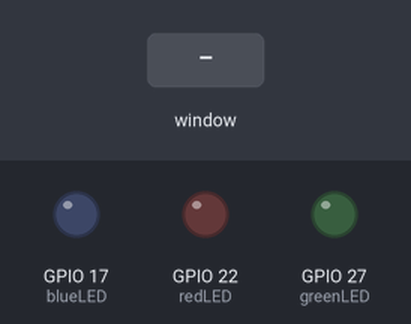
Bench run of a program on a simulated Raspberry Pi (BCM pin numbers). On the bench: output pins drawn as LEDs (lit = HIGH). Inputs (shaded band) come from the test bench. The desktop window is not drawn, its controls go by their first labels and the mouse button is held 0.15 s. At 5.8 s the program stops and its outputs stay as they are.

Above: at 1.2 s.
1.3 s: control labelled "Red LED" in the window clicked
At 2.5 s:
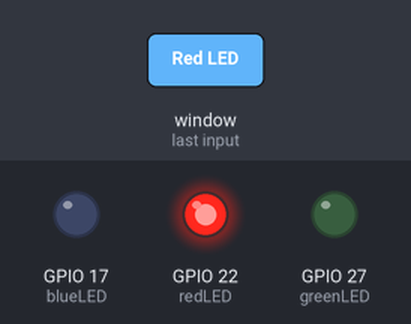
2.8 s: control labelled "Green LED" in the window clicked
At 3.8 s:
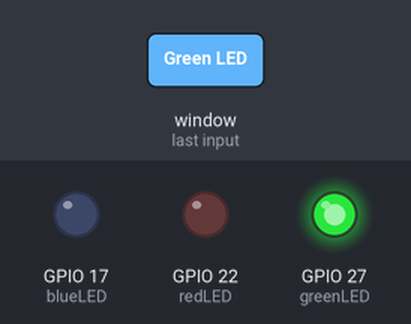
4.3 s: control labelled "Blue LED" in the window clicked
At 4.9 s:
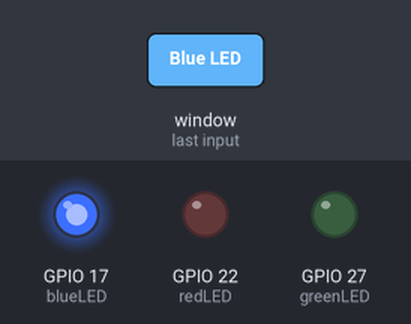
5.8 s: control labelled "Exit" in the window clicked
At 6.1 s:
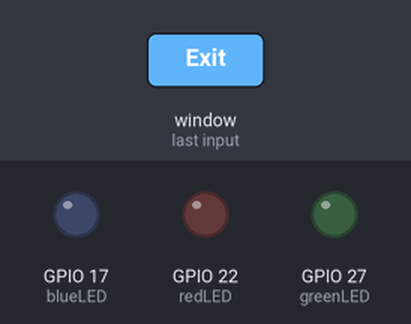
Timing chart, 0 to 7.3 s (numbered marks = the images above; inputs shaded):
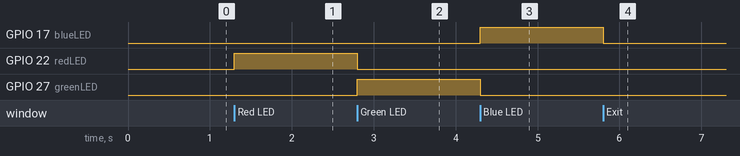

Measured:
- after the input at 1.3 s, GPIO 22 (redLED): LOW → HIGH at once
- after the input at 2.8 s, GPIO 22 (redLED): HIGH → LOW at once; GPIO 27 (greenLED): LOW → HIGH at once
- after the input at 4.3 s, GPIO 17 (blueLED): LOW → HIGH at once; GPIO 27 (greenLED): HIGH → LOW at once
- after the input at 5.8 s, GPIO 17 (blueLED): HIGH → LOW at once

The program:

gui.py
```python
from tkinter import *
import tkinter.font
from gpiozero import LED
import RPi.GPIO as GPIO
GPIO.setmode(GPIO.BCM)

## Hardware
blueLED = LED(17)
greenLED = LED(27)
redLED = LED(22)

## GUI Definitions
win = Tk()
win.title("LED Toggle System")
customFont = tkinter.font.Font(family="Helvetica", size=12, weight="bold")

## Varibles
ledCode = StringVar()


## Event Functions
def ledToggle():
    ledCodeHolder = ledCode.get()
    if(ledCodeHolder == 'R'):
        blueLED.off()
        greenLED.off()
        redLED.on()
    elif(ledCodeHolder == 'G'):
        blueLED.off()
        redLED.off()
        greenLED.on()
    elif(ledCodeHolder == 'B'):
        redLED.off()
        greenLED.off()
        blueLED.on()
    else:
        redLED.off()
        greenLED.off()
        blueLED.off()

def close():
    GPIO.cleanup()
    win.destroy()

## Widgets Area
redButton = Radiobutton(win, text="Red LED", variable=ledCode, value='R', font=customFont, command=ledToggle, bg='red', height=1, width=24)
redButton.grid(row=0, column=1)

greenButton = Radiobutton(win, text="Green LED", variable=ledCode, value='G',  font=customFont, command=ledToggle, bg='green', height=1, width=24)
greenButton.grid(row=3, column=1)

blueButton = Radiobutton(win, text="Blue LED", variable=ledCode, value='B', font=customFont, command=ledToggle, bg="lightblue", height=1, width=24)
blueButton.grid(row=5, column=1)

exitButton = Button(win, text="Exit", font=customFont, command=close, bg="orange", height=1, width=12)
exitButton.grid(row=7, column=1)


## Highlevel events
win.protocol("WM_DELETE_WINDOW", close) #Clean exit using close 'x'
win.mainloop() #Loops forever - needed for larger applications
```
